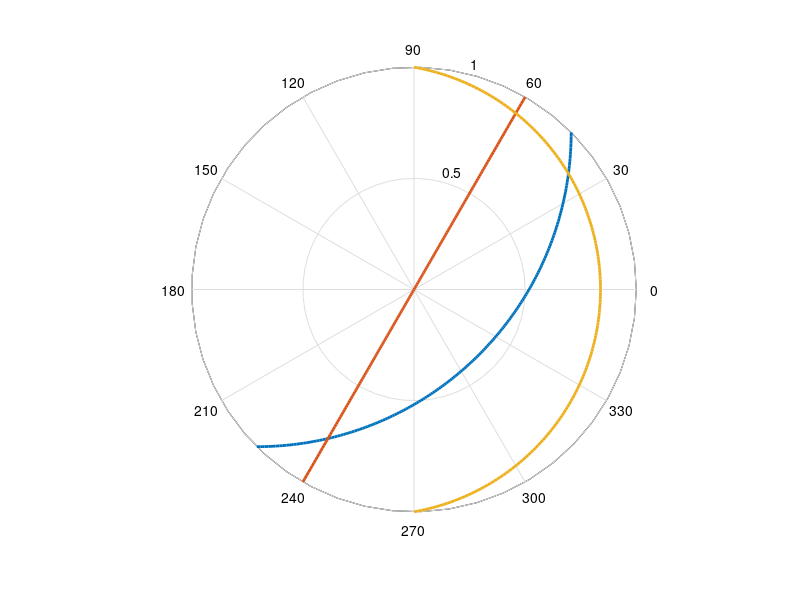

The MATLAB script that drew this image:
% ExxonMobil Upstream Research Company 2016
% Darren Pais
% Surveillance and Optimization, Reservoir 
% Induced Seisimicty Integrated Team, Drilling and Subsurface


%plot stereonet projection for faults given dip and strike
%output: Theta: Polar coordiate angle of stereonet curve
%        Rho: Polar coordiante distance (rho) of stereonet curve
%        poleth: Polar corrdinate angle for pole
%        polerho: Polar coordinate radius for pole

function [Theta, Rho, poleth, polerho]=stereonet(dip,strike)

if nargin==0
    dip=    [45 ; 90 ; 10] ;
    strike =[45 ; 60 ; 90] ;   
end

strike = strike*pi/180 ; %to radians
dip    = dip*pi/180 ; %to radians

%define pole
poleth = strike+pi/2;
polerho = dip/(pi/2) ; 


R=1 ;
rake=0:pi/180:pi;
% rake=pi:pi/180:2*pi;

%placeholder
Theta=zeros(length(dip),length(rake)) ; Rho=Theta ;

%calculate projections
for i=1:1:length(strike)
    plunge = asin(sin(dip(i)).*sin(rake));
    trend  = strike(i) + atan2(cos(dip(i)).*sin(rake),cos(rake)) ;
    rho=R.*tan(pi/4 - plunge/2) ;
%     Theta(i,:) = trend;  %as per MATLAB goes CCW from 0300 .. to go CW from 1200 use pi/2-trend
    Theta(i,:) = trend+pi;  %make lower hemisphere not upper hemisphere? -FRW
    Rho(i,:) = rho ;
end

%plotting
if nargin==0
    for i=1:1:length(strike)
          hp=polar(Theta(i,:),Rho(i,:)) ;

        set(hp,'linewidth',2);
        hold all;
    end
end

end